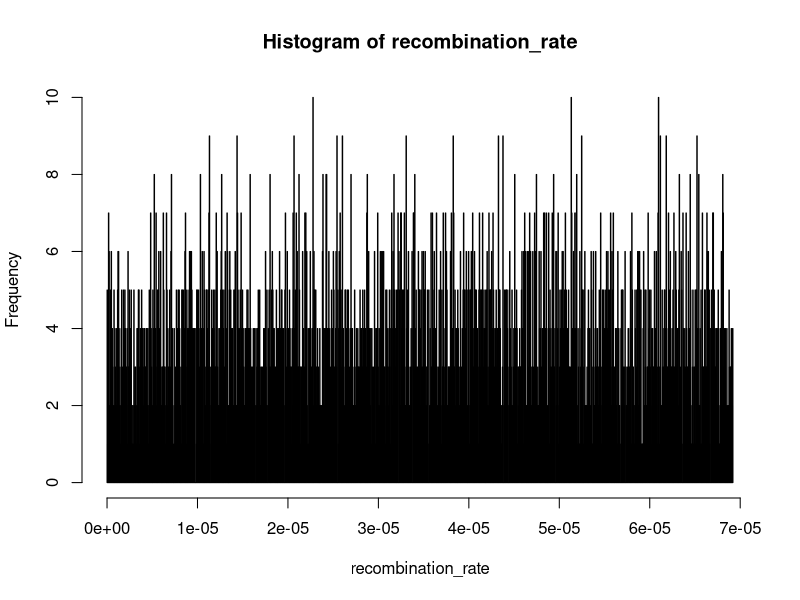
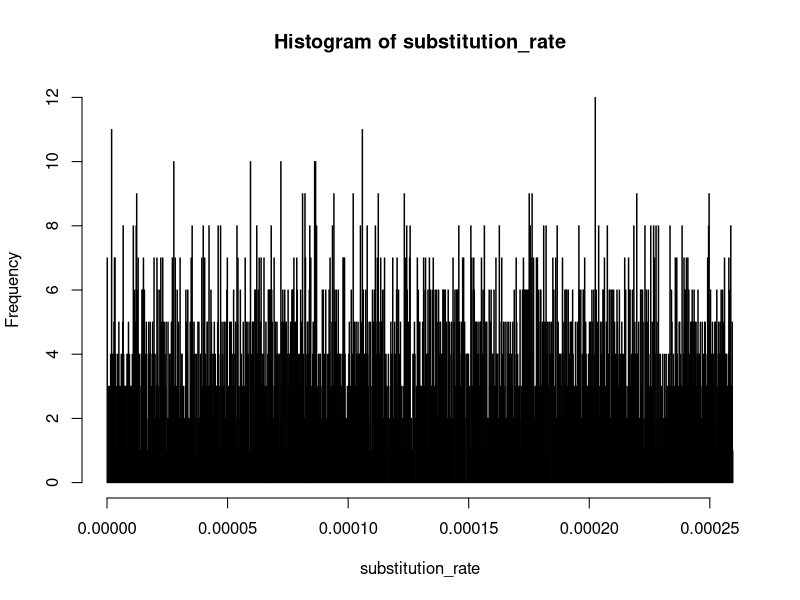
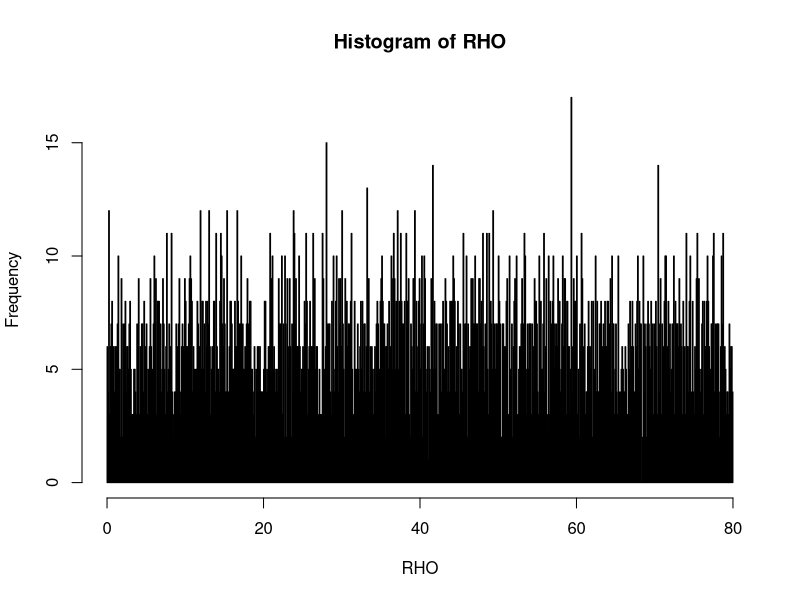
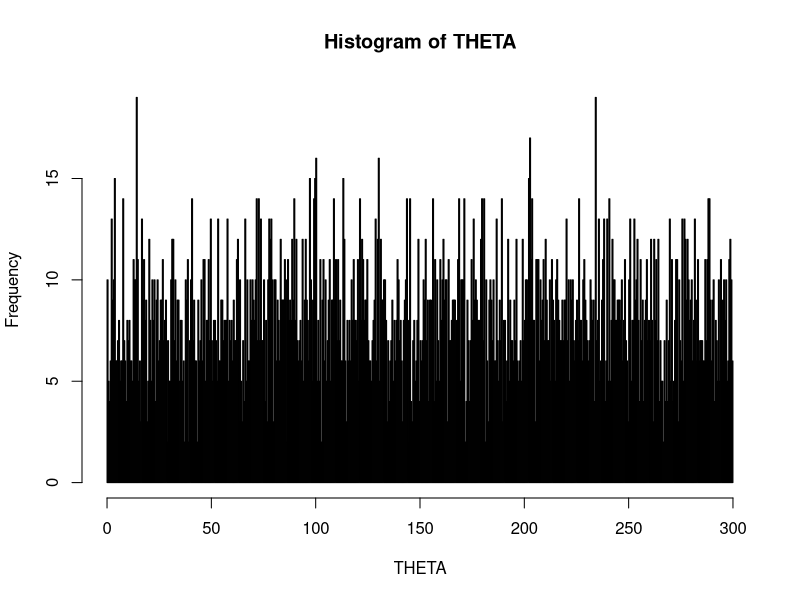

Reproduce these figures in R, in order.
# R script to apply priors and make executable files "ProteinEvolverABC_Phase3.sh" and "ProteinEvolverABC_arguments.txt" for ProteinEvolverProtABC2.0.0
# By Miguel Arenas
# 2020
# 

## Distributions included ##
# fix			# A value is fixed	(integer or non integer)			# v <- 2 
# sample		# Sample (integer): lowest highest 						# v <- sample(0:23,1,replace=T)
# unif			# Uniform (non integer): lowest highest; t truncated	# v <- runif(1,0.1,0.9) // v <- runif(1,0.1,0.9) + t
# norm			# Normal: mean, sd; t truncated							# v <- rnorm(1,0.9,0.1) // v <- rnorm(1,0.9,0.1) + t
# exp			# Exponential: rate; t truncated						# v <- rexp(1,0.4) // v <- rexp(1,0.4) + t
# gamma			# Gamma: shape, rate (1/scale); t truncated				# v <- rgamma(1,0.3,0.4) // v <- rgamma(1,0.3,0.4) + t
# beta			# Beta: shape1, shape2 (1/scale); t truncated			# v <- rbeta(1,0.3,0.4) // v <- rbeta(1,0.3,0.4) + t
# dirichlet		# Dirichlet: alpha (vector)								# v <- rdirichlet(1, c(1,1,1,1))

# Load libraries
suppressPackageStartupMessages(library(lattice))
suppressPackageStartupMessages(library(MCMCpack))
suppressPackageStartupMessages(library(ape))
suppressPackageStartupMessages(library(graphics))

unlink ("./ProteinEvolverABC_arguments.txt", recursive = FALSE)
unlink ("./ProteinEvolverABC_Pop_arguments.txt", recursive = FALSE)
unlink ("./ProteinEvolverABC_Phase3.sh", recursive = FALSE)
##### GENERAL SETTINGS #####
NumberReplicates <- 5000

recombination_rate <- numeric(NumberReplicates)
substitution_rate <- numeric(NumberReplicates)
RHO <- numeric(NumberReplicates)
THETA <- numeric(NumberReplicates)


##### PARAMETERS FOR THE ENTIRE PROTEIN are directly specified in the print file #####

### COALESCENT SIMULATIONS ###
# ./ProteinEvolverProtABC2.0.0 -n1 -s8 765 -e1000 2 -r2.0e-06 -u5.6e-05 -@JTT -c1 1 0 -y1 -:1
# ./ProteinEvolverProtABC2.0.0 -n2 -s8 150 -e1000 2 -=4 1995 1 1 2003 4 6 1997 2 3 2001 7 8 -/1200 -g1 3 1000 1250 1000 1300 1550 2000 1560 1000 3000 -q1 4 2 2 3 1 -t3 100 800 0.002 0.001 0.003 -%1 1 2 10000 -r2.3e-6 -o0.1 -u4.1e-5 -f20 0.04 0.06 0.05 0.05 0.08 0.02 0.05 0.05 0.03 0.07 0.04 0.06 0.05 0.05 0.05 0.05 0.05 0.05 0.04 0.06 -@WAG -a0.7 -i0.52 -bsequences -c1 1 0 -y1 -:1

##### PARAMETERS FOR EACH SIMULATION #####

ThisReplicate<-0
while (ThisReplicate < NumberReplicates)
	{
	ThisReplicate<-ThisReplicate+1

	SampleSize_SequenceLength_print <- paste (" -s11 289",sep="")
	DatedTips_print <- paste ("",sep="")
	DemogPeriods_print <- paste ("",sep="")
	DemogPeriodsNcte_print <- paste ("",sep="")
	DemogPeriodsNvar_print <- paste ("",sep="")
	Migrationmodel_print <- paste ("",sep="")
	MigrationRate_print <- paste ("",sep="")
	ConvDemes_print <- paste ("",sep="")
	Hap_Dip <- paste (" 2",sep="")
	PopSize <- 1000				# unif or fix
	PopSize_Hap_Dip_print <- paste (" -e",PopSize,Hap_Dip,sep="")
	GenTime_print <- paste ("",sep="")
	GrowthRate_print <- paste ("",sep="")
	outgroup_print <- paste ("",sep="")
	HomogRec <- runif(1,0,6.92e-5)		# fix, unif, norm(t), exp(t), gamma(t), beta(t)
	HomogRec_print <- paste (" -r",HomogRec,sep="")
	recombination_rate[ThisReplicate]<-HomogRec
	SubsRate <- runif(1,0,2.5952e-4)		# fix, unif, norm(t), exp(t), gamma(t), beta(t)
	SubsRate_print <- paste (" -u",SubsRate,sep="")
	substitution_rate[ThisReplicate]<-SubsRate

	AAFreqs1 <- c(0.05,0.05,0.05,0.05,0.05,0.05,0.05,0.05,0.05,0.05,0.05,0.05,0.05,0.05,0.05,0.05,0.05,0.05,0.05,0.05)		

	AAFreqs <- numeric(20)		
	AAFreqs[1] <- AAFreqs1[1]		
	AAFreqs[2] <- AAFreqs1[2]		
	AAFreqs[3] <- AAFreqs1[3]		
	AAFreqs[4] <- AAFreqs1[4]		
	AAFreqs[5] <- AAFreqs1[5]		
	AAFreqs[6] <- AAFreqs1[6]		
	AAFreqs[7] <- AAFreqs1[7]		
	AAFreqs[8] <- AAFreqs1[8]		
	AAFreqs[9] <- AAFreqs1[9]		
	AAFreqs[10] <- AAFreqs1[10]		
	AAFreqs[11] <- AAFreqs1[11]		
	AAFreqs[12] <- AAFreqs1[12]		
	AAFreqs[13] <- AAFreqs1[13]		
	AAFreqs[14] <- AAFreqs1[14]		
	AAFreqs[15] <- AAFreqs1[15]		
	AAFreqs[16] <- AAFreqs1[16]		
	AAFreqs[17] <- AAFreqs1[17]		
	AAFreqs[18] <- AAFreqs1[18]		
	AAFreqs[19] <- AAFreqs1[19]		
	AAFreqs[20] <- AAFreqs1[20]		
	AminoacidFrequencies_print <- paste (" -f20 ",AAFreqs[1]," ",AAFreqs[2]," ",AAFreqs[3]," ",AAFreqs[4]," ",AAFreqs[5]," ",AAFreqs[6]," ",AAFreqs[7]," ",AAFreqs[8]," ",AAFreqs[9]," ",AAFreqs[10]," ",AAFreqs[11]," ",AAFreqs[12]," ",AAFreqs[13]," ",AAFreqs[14]," ",AAFreqs[15]," ",AAFreqs[16]," ",AAFreqs[17]," ",AAFreqs[18]," ",AAFreqs[19]," ",AAFreqs[20],sep="")

	SubsModel_print <- paste (" -@","UserEAAMsites",sep="")
	AArateHetSites_print <- paste ("",sep="")
	AAPinv_print <- paste ("",sep="")


    ExecutionHeader <- paste ("-n1",SampleSize_SequenceLength_print,PopSize_Hap_Dip_print,DatedTips_print,GenTime_print,GrowthRate_print,DemogPeriods_print,DemogPeriodsNcte_print,DemogPeriodsNvar_print,Migrationmodel_print,MigrationRate_print,ConvDemes_print,HomogRec_print,SubsRate_print,outgroup_print,AminoacidFrequencies_print,SubsModel_print,AArateHetSites_print,AAPinv_print," -bsequences -xseqGMRCA -c1 1 0 -y0 -:",ThisReplicate,sep="")

	write(paste("",ExecutionHeader,"",sep=""),"./ProteinEvolverABC_arguments.txt",append=T)
	Rho_sim <- 2 * 2 * PopSize * HomogRec * 289 
	HomogRec_print_Pop <- paste (" -r",Rho_sim,sep="")

	Theta_sim <- 2 * 2 * PopSize * SubsRate * 289 
	SubsRate_print_pop <- paste (" -u",Theta_sim,sep="")
	RHO[ThisReplicate]<-Rho_sim
	THETA[ThisReplicate]<-Theta_sim
    ExecutionHeader_Pop <- paste ("-n1",SampleSize_SequenceLength_print,PopSize_Hap_Dip_print,DatedTips_print,GenTime_print,GrowthRate_print,DemogPeriods_print,DemogPeriodsNcte_print,DemogPeriodsNvar_print,Migrationmodel_print,MigrationRate_print,ConvDemes_print,HomogRec_print_Pop,SubsRate_print_pop,outgroup_print,AminoacidFrequencies_print,SubsModel_print,AArateHetSites_print,AAPinv_print," -bsequences -xseqGMRCA -c1 1 0 -y0 -:",ThisReplicate,sep="")

	write(paste("",ExecutionHeader_Pop,"",sep=""),"./ProteinEvolverABC_Pop_arguments.txt",append=T)

} # end replicates
	NumberOfProcessors <- 1
	NumberOfArguments <- 36
	bodyhereNew<-paste("cat \"./ProteinEvolverABC_arguments.txt\" | xargs -n ",NumberOfArguments," \"./bin/ProteinEvolverProtABC2.0.0\"",sep="")
	write(paste("",bodyhereNew,"",sep=""),"./ProteinEvolverABC_Phase3.sh",append=T)


# Printing prior distributions for Recombination and Substitution rates 

figureName1<-paste("./Histogram_PriorRecombination.pdf",sep="")
pdf(figureName1)
par(mfrow = c(1,1))

if (NumberReplicates < 1000)	{
	hist (recombination_rate, breaks=NumberReplicates)
	} else {
	hist (recombination_rate, breaks=1000)
	}
dev.off()

figureName2<-paste("./Histogram_PriorSubstitution.pdf",sep="")
pdf(figureName2)
par(mfrow = c(1,1))

if (NumberReplicates < 1000)	{
	hist (substitution_rate, breaks=NumberReplicates)
	} else {
	hist (substitution_rate, breaks=1000)
	}
dev.off()

figureName4<-paste("./Histogram_PriorRho.pdf",sep="")
pdf(figureName4)
par(mfrow = c(1,1))

if (NumberReplicates < 1000)	{
	hist (RHO, breaks=NumberReplicates)
	} else {
	hist (RHO, breaks=1000)
	}
dev.off()

figureName5<-paste("./Histogram_PriorTheta.pdf",sep="")
pdf(figureName5)
par(mfrow = c(1,1))

if (NumberReplicates < 1000)	{
	hist (THETA, breaks=NumberReplicates)
	} else {
	hist (THETA, breaks=1000)
	}
dev.off()
